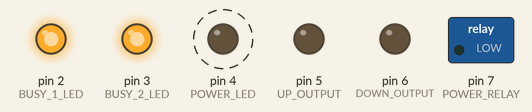
Bench run of a sketch on a simulated Arduino Uno, built with avr-gcc and run on an emulated ATmega328P. On the bench: switched loads named in the sketch (green lamp = pin HIGH), output pins drawn as LEDs (lit = HIGH). Dashed ring = blinking.

Above: at 5.5 s.
Timing chart, 0 to 9.6 s (numbered marks = the images above):
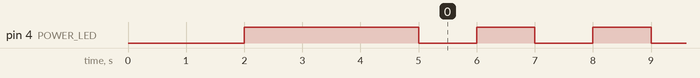

The sketch:

main.ino
```cpp
#include "main.h"

LEDS led;
// PACKET outmsg;
MAIL incmsg;
KEY key;
DataMemory dataMem;
DATA data;
SoftwareSerial HC12(HC_TX_PIN, HC_RX_PIN);

void pinRelayInit() {
  pinMode(POWER_LED, OUTPUT);
  pinMode(BUSY_1_LED, OUTPUT);
  pinMode(BUSY_2_LED, OUTPUT);

  pinMode(POWER_RELAY, OUTPUT);
  digitalWrite(POWER_RELAY, LOW);
  pinMode(UP_OUTPUT, OUTPUT);
  digitalWrite(UP_OUTPUT, LOW);
  pinMode(DOWN_OUTPUT, OUTPUT);
  digitalWrite(DOWN_OUTPUT, LOW);

  digitalWrite(BUSY_1_LED, LOW);
  digitalWrite(BUSY_2_LED, LOW);
  digitalWrite(POWER_LED, LOW);
  delay(DELAY_TIME);
  digitalWrite(POWER_LED, HIGH);
  delay(DELAY_TIME);
  digitalWrite(BUSY_1_LED, HIGH);
  delay(DELAY_TIME);
  digitalWrite(BUSY_2_LED, HIGH);
  delay(DELAY_TIME);

  digitalWrite(BUSY_1_LED, LOW);
  digitalWrite(BUSY_2_LED, LOW);
  digitalWrite(POWER_LED, LOW);
}

void radioInit() {
  if (!dataMem.firstInit) {
    pinMode(HC_SET_PIN, OUTPUT);
    digitalWrite(HC_SET_PIN, LOW);
    delay(100);
    HC12.print("AT+C001");
    delay(100);
    HC12.print("AT+P8");
    delay(100);
    HC12.print("AT+FU3");
    delay(100);
    digitalWrite(HC_SET_PIN, HIGH);
    dataMem.firstInit = true;
  }
}

void eepromReading() {
  /*Reading EEPROM*/
  if (!EEPROM.get(0, dataMem.testDataMem)) {
    EEPROM.put(0, dataMem);
    dataMem.testDataMem = true;
    delay(1000);
  } else {
    EEPROM.get(0, dataMem);
    delay(1000);
  }
}

void setup() {
  Serial.begin(9600);
  HC12.begin(9600);
  eepromReading();
  pinRelayInit();
  radioInit();
  Serial.end();
}

void loop() {
  reciver();
  // sensor();
  leds();
  work();
  protection();
}
```

leds.cpp
```cpp
#include "main.h"

void leds() {
    if (led.ledStateChange){
    led.ledStateChange = false;
    digitalWrite(BUSY_1_LED, led.busy1Led);
    digitalWrite(BUSY_2_LED, led.busy2Led);
    digitalWrite(POWER_LED, led.powerLed);
  }
}
```

main.h
```cpp
#pragma once

/*LIBS*/
#include "setup.h"
#include <Arduino.h>
#include <EEPROM.h>
#include <Print.h>
#include <SPI.h>
#include <SoftwareSerial.h>
#include <Wire.h>
#include <avr/interrupt.h>
#include <avr/io.h>
#include <inttypes.h>
#include <math.h>

struct DataMemory {
  /*DON`T TOUCH*/
  bool testDataMem = false;
  /*DON`T TOUCH*/
  bool firstInit = false;
  /*DON`T TOUCH*/
};

#pragma pack(push, 1)

/*
typedef struct {
  uint8_t ID;
  uint8_t keyState = false;
  bool keyUp = false;
  bool keyDown = false;
  bool work = false;
  bool mode = false;
} PACKET;
*/

typedef struct {
  uint8_t sof = SOF;
  uint8_t id;
  uint8_t firstByte = 0;
  uint8_t secondByte = 0;
} MAIL;

typedef struct {
  bool busy1Led = true;
  bool busy2Led = true;
  bool powerLed = true;
  bool ledStateChange = false;
} LEDS;

typedef struct {
  bool keyState1 = false;
  bool keyState2 = false;
  bool keyState3 = false;
  bool keyState4 = false;
  bool keyState5 = false;
  bool keyState6 = false;
  bool keyState7 = false;
  bool keyState8 = false;

  bool keyUp = false;
  bool keyDown = false;
  bool work = false;
  bool mode = false;
} KEY;

typedef struct {
  bool error = false;
  uint32_t msgTime = 0;
} DATA;

#pragma pack(pop)

void leds();
void reciver();
// void sensor();
void work();
void protection();

extern KEY key;
extern LEDS led;
extern DataMemory dataMem;
extern DATA data;
// extern PACKET outmsg;
extern MAIL incmsg;
extern SoftwareSerial HC12;
```

protection.cpp
```cpp
#include "main.h"

static uint32_t noMsgBlinkTimer = 0;

void errorBlink() {
  if (millis() - noMsgBlinkTimer >= LED_DURATION) {
    noMsgBlinkTimer = millis();
    led.ledStateChange = true;
    {
      if (!led.powerLed) {
        led.powerLed = true;
      } else {
        led.powerLed = false;
      }
    }
  }
}

void protection() {
  if (millis() - data.msgTime >= LOSS_MSG_TIME) {
    key.keyUp = false;
    key.keyDown = false;
    key.work = false;
    errorBlink();
    data.error = true;
  }
}
```

saveChanges.cpp
```cpp
/*#
include "main.h"
static uint32_t timeToSave = 0;

void saveChanges() {
	if (millis() - timeToSave <= SAVE_TIME) {
		timeToSave = millis();
		keyState1;
		keyState2;
		keyState3;
		keyState4;
		keyState5;
		keyState6;
		keyState7;
		keyState8;
	}
}
*/
```

sensor.cpp
```cpp
#include "main.h"

void sensor(){
}
```

setup.h
```cpp
#define RECIVER_ID 1 // Device ID

#define SENDER1_ID 1
#define SENDER2_ID 2

#define SOF 85

/*End radio setup*/
#define HC_TX_PIN 9
#define HC_RX_PIN 10
#define HC_SET_PIN 11
#define SIZE 4

/*DONT USE PINS D8, D9, D10, D11, D12, D13*/

/*Outputs*/
#define BUSY_1_LED 2 //Orange Led
#define BUSY_2_LED 3 //Blue led
#define POWER_LED 4 //Green Led

#define UP_OUTPUT 5 //Output For Relay UP
#define DOWN_OUTPUT 6 //Output For Relay Down
#define POWER_RELAY 7 //Output For Relay 380V power

/*rotation angle sensor*/
/*
#define SENSOR_PIN_1 X //0-1023
#define SENSOR_PIN_1 X //0-1023
#define SENSOR_PIN_1 X //0-1023

#define SENSOR_MAX_POS X //0-1023
#define SENSOR_MIN_POS X //0-1023

#define SENSOR_PIN_1 X //0-1023
#define SENSOR_PIN_1 X //0-1023
#define SENSOR_PIN_1 X //0-1023
*/

#define DELAY_TIME 1000 //time for init ms

#define LOSS_MSG_TIME 1000 //time for auto off if loss input msg

#define LED_DURATION 1000 // led flash time

#define RADIO_TIMING 10 //delay for recived msg
```

Measured:
- by itself, pin 4 (POWER_LED): alternates HIGH for 1.0 s and LOW for 1.0 s
